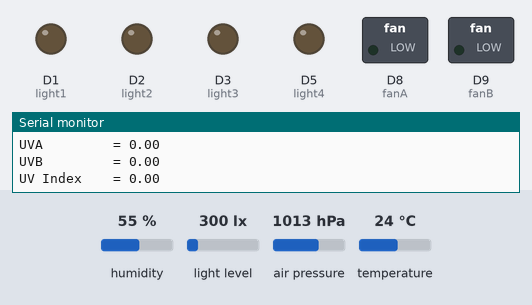
Simulated run of this sketch. Board: Arduino MKR. Shown: switched loads named in the sketch (green lamp = pin HIGH), output pins drawn as LEDs (lit = HIGH), the last lines printed to the serial monitor. Inputs (shaded band) come from the test bench; at power-on: light level 300 lx, temperature 24 °C, humidity 55 %, air pressure 1013 hPa.

Above: at 1.8 s.
1.9 s: light level set to 83 lx
3.4 s: light level set to 74 lx
At 4.8 s:
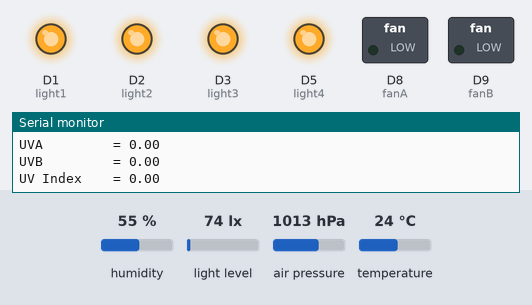
5.5 s: temperature set to 25.7 °C
At 6.8 s:
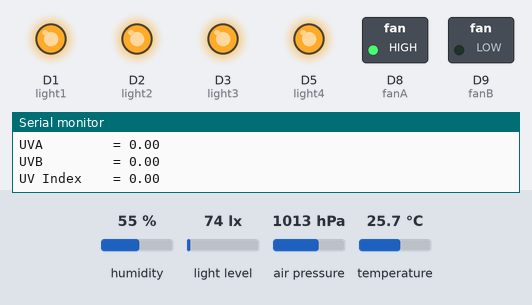
7.5 s: light level set to 500 lx
At 8.8 s:
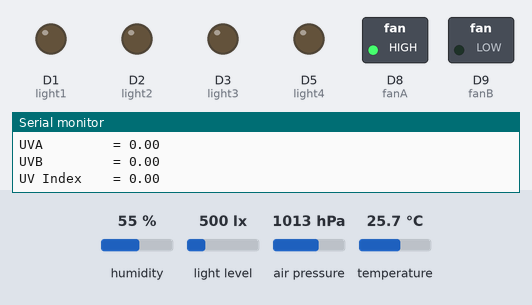
9.5 s: light level set to 40 lx
At 10.8 s:
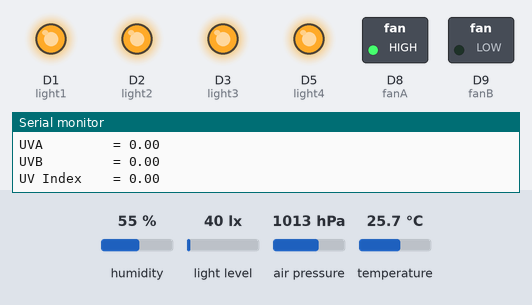
11.5 s: light level set to 1000 lx
At 12.8 s:
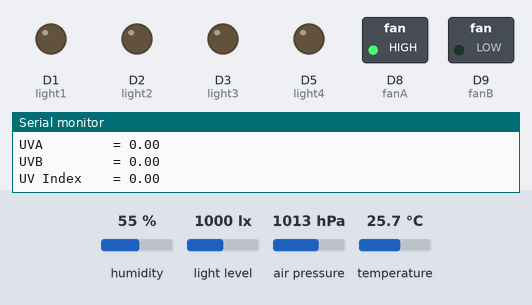
Timing chart, 0 to 14.5 s (numbered marks = the images above; inputs shaded):
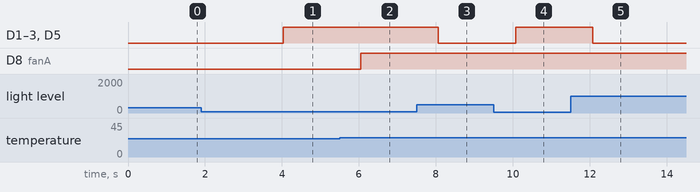

The sketch:

BioDome.ino
```cpp
#include <Arduino_MKRENV.h>
#include <Time.h>

int light1 = 1;
int light2 = 2;
int light3 = 3;
int light4 = 5;
int fanA = 8;
int fanB = 9;

const float maxTemp = 25.0;
const float minIllum = 80;


void setup() {
  pinMode(light1,OUTPUT);
  pinMode(light2,OUTPUT);
  pinMode(light3,OUTPUT);
  pinMode(light4,OUTPUT);
  pinMode(fanA,OUTPUT);
  pinMode(fanB,OUTPUT);
  setTime(12,0,0,1,1,2000);
  Serial.begin(9600);
  while (!Serial);

  if (!ENV.begin()) {
    Serial.println("Failed to initialize MKR ENV shield!");
    while (1);
  }
}

void turnOnTheLights() {
  digitalWrite(light1,HIGH);
  digitalWrite(light2,HIGH);
  digitalWrite(light3,HIGH);
  digitalWrite(light4,HIGH);
}

void turnOffTheLights() {
  digitalWrite(light1,LOW);
  digitalWrite(light2,LOW);
  digitalWrite(light3,LOW);
  digitalWrite(light4,LOW);
}

void turnOnFan() {
  digitalWrite(fanA,HIGH);
  digitalWrite(fanB,LOW);
}

void turnOffFan() {
  digitalWrite(fanA,LOW);
  digitalWrite(fanB,LOW);
}

void loop() {
  // read all the sensor values
  float temperature = ENV.readTemperature();
  float humidity    = ENV.readHumidity();
  float pressure    = ENV.readPressure();
  float illuminance = ENV.readIlluminance();
  float uva         = ENV.readUVA();
  float uvb         = ENV.readUVB();
  float uvIndex     = ENV.readUVIndex();

  //Turn the lights on or off
  time_t t = now();
  Serial.println(hour(t));
  Serial.println(minute(t));
  if (hour(t)>=22 or hour(t)<7 or illuminance < minIllum) {
    turnOnTheLights();
  } else {
    turnOffTheLights();
  }
  if (minute(t)<0 or temperature > maxTemp) {
    turnOnFan();
  } else {
    turnOffFan();
  }


  // print each of the sensor values
  Serial.print("Temperature = ");
  Serial.print(temperature);
  Serial.println(" °C");

  Serial.print("Humidity    = ");
  Serial.print(humidity);
  Serial.println(" %");

  Serial.print("Pressure    = ");
  Serial.print(pressure);
  Serial.println(" kPa");

  Serial.print("Illuminance = ");
  Serial.print(illuminance);
  Serial.println(" lx");

  Serial.print("UVA         = ");
  Serial.println(uva);

  Serial.print("UVB         = ");
  Serial.println(uvb);

  Serial.print("UV Index    = ");
  Serial.println(uvIndex);

  // print an empty line
  Serial.println();

  // wait 1 second to print again
  delay(1000);
}
```

Measured:
- the behaviour switches between 80 and 79 lx on light level (found by bisection; images 0 and 1)
- the behaviour switches between 25 and 25.1 °C on temperature (found by bisection; images 1 and 2)
- after the input at 3.4 s, D1 (light1), D2 (light2), D3 (light3), D5 (light4): LOW → HIGH after 0.63 s
- after the input at 5.5 s, D8 (fanA): LOW → HIGH after 0.54 s
- after the input at 7.5 s, D1 (light1), D2 (light2), D3 (light3), D5 (light4): HIGH → LOW after 0.56 s
- after the input at 9.5 s, D1 (light1), D2 (light2), D3 (light3), D5 (light4): LOW → HIGH after 0.57 s
- after the input at 11.5 s, D1 (light1), D2 (light2), D3 (light3), D5 (light4): HIGH → LOW after 0.58 s
